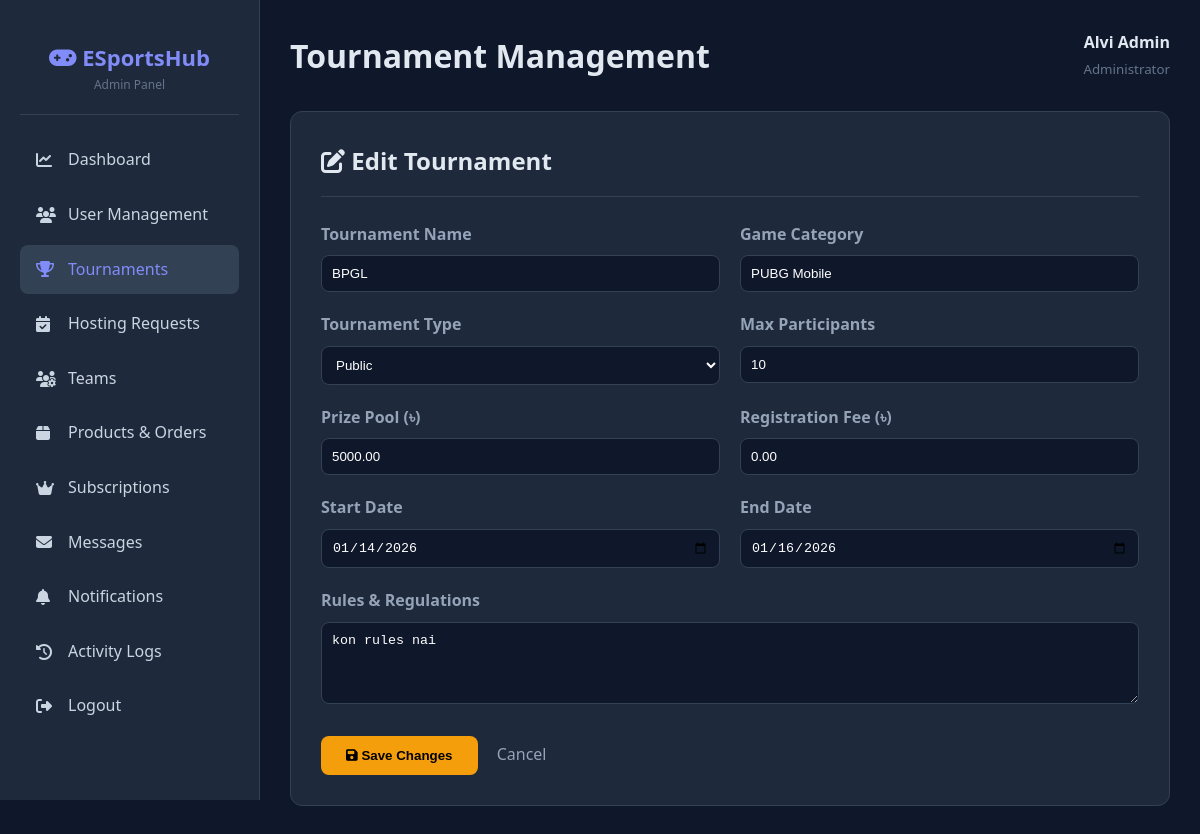
The page /admin/edit_tournament.php?id=3 (signed in) on the database its author committed.
### tables this page shows
CREATE TABLE `tournaments` (
  `tournament_id` int(11) NOT NULL,
  `tournament_name` varchar(255) NOT NULL,
  `game_category` varchar(100) NOT NULL,
  `tournament_type` enum('Public','University','Invitational') NOT NULL,
  `organizer_id` int(11) NOT NULL,
  `event_id` int(11) DEFAULT NULL,
  `prize_pool` decimal(12,2) DEFAULT NULL,
  `max_participants` int(11) DEFAULT NULL,
  `max_slots` int(11) NOT NULL DEFAULT 0,
  `registration_fee` decimal(10,2) DEFAULT 0.00,
  `rules` text DEFAULT NULL,
  `start_date` date NOT NULL,
  `end_date` date NOT NULL,
  `status` enum('Upcoming','Registration Open','Ongoing','Completed','Cancelled') DEFAULT 'Upcoming',
  `banner_image` varchar(255) DEFAULT NULL,
  `created_at` timestamp NOT NULL DEFAULT current_timestamp(),
  `is_suspended` tinyint(1) DEFAULT 0,
  `join_locked` tinyint(1) DEFAULT 0
);

### admin/edit_tournament.php (the view, shortened to what this page needs)
<?php
$conn = getConnection();
$tournament_id = (int)($_GET['id'] ?? 0);
$stmt = $conn->prepare("SELECT * FROM tournaments WHERE tournament_id = ?");
$stmt->bind_param("i", $tournament_id);
$stmt->execute();
$tournament = $stmt->get_result()->fetch_assoc();
?>
<!DOCTYPE html>
<html lang="en">
<head>
    <link rel="stylesheet" href="../assets/css/style.css">
    <link rel="stylesheet" href="../assets/css/admin.css">
    <link rel="stylesheet" href="https://cdnjs.cloudflare.com/ajax/libs/font-awesome/6.4.0/css/all.min.css">
</head>
<body>
<div class="admin-layout">
    <aside class="admin-sidebar">
        <div class="admin-logo">
            <h2><i class="fas fa-gamepad"></i> ESportsHub</h2>
            <p style="font-size: 12px; color: #64748b;">Admin Panel</p>
        </div>
        <nav class="admin-nav">
            <a href="dashboard.php"><i class="fas fa-chart-line"></i> Dashboard</a>
            <a href="users.php"><i class="fas fa-users"></i> User Management</a>
            <a href="tournaments.php" class="active"><i class="fas fa-trophy"></i> Tournaments</a>
            <a href="hosting.php"><i class="fas fa-calendar-check"></i> Hosting Requests</a>
            <a href="teams.php"><i class="fas fa-users-gear"></i> Teams</a>
            <a href="products.php"><i class="fas fa-box"></i> Products & Orders</a>
            <a href="subscriptions.php"><i class="fas fa-crown"></i> Subscriptions</a>
            <a href="messages.php"><i class="fas fa-envelope"></i> Messages</a>
            <a href="notifications.php"><i class="fas fa-bell"></i> Notifications</a>
            <a href="logs.php"><i class="fas fa-history"></i> Activity Logs</a>
            <a href="logout.php"><i class="fas fa-sign-out-alt"></i> Logout</a>
        </nav>
    </aside>
    <main class="admin-content">
        <div class="admin-header">
            <h1>Tournament Management</h1>
            <div style="text-align:right">
                <strong style="display:block"><?= htmlspecialchars($_SESSION['full_name'] ?? 'Admin') ?></strong>
                <small style="color:#64748b">Administrator</small>
            </div>
        </div>
        <div class="form-box">
            <h2 style="margin-bottom:15px;"><i class="fas fa-edit"></i> Edit Tournament</h2>
            <hr style="border:0; border-top:1px solid #334155; margin-bottom:25px">
            <form method="POST">
                <div class="form-grid">
                    <div>
                        <label>Tournament Name</label>
                        <input type="text" name="name" value="<?= htmlspecialchars($tournament['tournament_name']) ?>" required>
                    </div>
                    <div>
                        <label>Game Category</label>
                        <input type="text" name="game" value="<?= htmlspecialchars($tournament['game_category']) ?>" required>
                    </div>
                    <div>
                        <label>Tournament Type</label>
                        <select name="tournament_type">
                            <?php foreach(['Public','University','Invitational'] as $t): ?>
                                <option value="<?= $t ?>" <?= $tournament['tournament_type'] === $t ? 'selected' : '' ?>><?= $t ?></option>
                            <?php endforeach; ?>
                        </select>
                    </div>
                    <div>
                        <label>Max Participants</label>
                        <input type="number" name="max_participants" value="<?= $tournament['max_participants'] ?>">
                    </div>
                    <div>
                        <label>Prize Pool (৳)</label>
                        <input type="number" step="0.01" name="prize_pool" value="<?= $tournament['prize_pool'] ?>">
                    </div>
                    <div>
                        <label>Registration Fee (৳)</label>
                        <input type="number" step="0.01" name="registration_fee" value="<?= $tournament['registration_fee'] ?>">
                    </div>
                    <div>
                        <label>Start Date</label>
                        <input type="date" name="start_date" value="<?= $tournament['start_date'] ?>" required>
                    </div>
                    <div>
                        <label>End Date</label>
                        <input type="date" name="end_date" value="<?= $tournament['end_date'] ?>" required>
                    </div>
                </div>
                <div style="margin-top:20px">
                    <label>Rules & Regulations</label>
                    <textarea name="rules" rows="4"><?= htmlspecialchars($tournament['rules']) ?></textarea>
                </div>
                <div style="margin-top:25px">
                    <button class="btn-primary" type="submit">
                        <i class="fas fa-save"></i> Save Changes
                    </button>
                    <a href="tournaments.php" style="margin-left:15px; color:#94a3b8; text-decoration:none;">Cancel</a>
                </div>
            </form>
        </div>
    </main>
</div>
</body>
</html>

### assets/css/style.css (style rules this page uses)
* { margin: 0; padding: 0; box-sizing: border-box; }
:root { --primary-color: #6366f1; --primary-dark: #4f46e5; --secondary-color: #8b5cf6; --accent-color: #ec4899; --bg-color: #0f172a; --bg-light: #1e293b; --text-color: #e2e8f0; --text-muted: #94a3b8; --white: #ffffff; --success: #10b981; --warning: #f59e0b; --danger: #ef4444; --border-color: #334155; --shadow: 0 10px 30px rgba(0, 0, 0, 0.3); --shadow-lg: 0 20px 60px rgba(0, 0, 0, 0.4); }
body { font-family: 'Inter', -apple-system, BlinkMacSystemFont, 'Segoe UI', Roboto, sans-serif; background: linear-gradient(135deg, #0f172a 0%, #1e293b 100%); color: var(--text-color); line-height: 1.6; overflow-x: hidden; }
.btn-primary { background: var(--primary-color); color: var(--white); }

### admin/edit_tournament.php (style rules this page uses)
* { margin: 0; padding: 0; box-sizing: border-box; }
body { font-family: 'Segoe UI', Tahoma, Geneva, Verdana, sans-serif; background: #0f172a; color: #e2e8f0; }
.admin-layout { display: flex; min-height: 100vh; }
.admin-sidebar { width: 260px; background: #1e293b; padding: 20px; position: fixed; height: 100vh; overflow-y: auto; border-right: 1px solid #334155; }
.admin-logo { text-align: center; padding: 20px 0; border-bottom: 1px solid #334155; margin-bottom: 20px; }
.admin-logo h2 { color: #818cf8; font-size: 22px; }
.admin-nav a { display: flex; align-items: center; padding: 12px 16px; color: #cbd5e1; text-decoration: none; border-radius: 8px; margin-bottom: 5px; transition: all 0.3s; }
.admin-nav a:hover, .admin-nav a.active { background: #334155; color: #818cf8; }
.admin-nav a i { margin-right: 12px; width: 20px; }
.admin-content { margin-left: 260px; flex: 1; padding: 30px; }
.admin-header { display: flex; justify-content: space-between; align-items: center; margin-bottom: 30px; }
.form-box { max-width: 900px; background: #1e293b; padding: 30px; border-radius: 12px; border: 1px solid #334155; }
.form-grid { display: grid; grid-template-columns: 1fr 1fr; gap: 20px; }
label { display: block; margin-bottom: 8px; color: #94a3b8; font-weight: 600; }
input, select, textarea { width: 100%; padding: 10px; border-radius: 8px; border: 1px solid #334155; background: #0f172a; color: #fff; }
.btn-primary { background: #f59e0b; color: #000; padding: 12px 25px; border: none; border-radius: 8px; font-weight: 600; cursor: pointer; transition: 0.3s; }

### rows shown on the page
tournaments: name "BPGL", game "PUBG Mobile", max_participants "10", prize_pool "5000.00", registration_fee "0.00", start_date "01/14/2026", end_date "01/16/2026", rules "kon rules nai"

### other values the page prints
$_SESSION['full_name'] "Alvi Admin"
form field tournament_type "Public"
